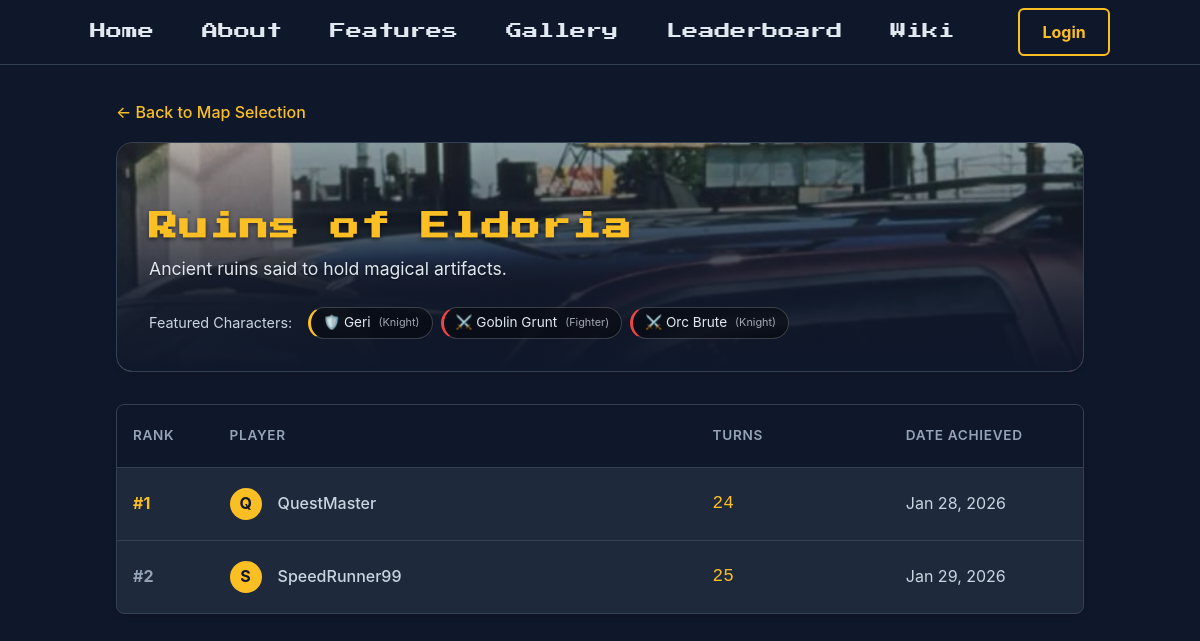
Page /map_leaderboard.php?id=2 on the committed database.
### tables this page shows
CREATE TABLE `maps` (
  `id` int(11) NOT NULL,
  `name` varchar(60) NOT NULL,
  `bg` varchar(255) DEFAULT NULL,
  `description` text DEFAULT NULL,
  `created_at` timestamp NOT NULL DEFAULT current_timestamp()
);

CREATE TABLE `characters` (
  `character_id` int(11) NOT NULL,
  `name` varchar(50) NOT NULL,
  `class_id` int(11) NOT NULL,
  `ally` tinyint(1) DEFAULT 1,
  `base_hp` int(11) NOT NULL,
  `base_str` int(11) NOT NULL,
  `base_dex` int(11) NOT NULL,
  `base_skill` int(11) NOT NULL,
  `base_def` int(11) NOT NULL,
  `base_luck` int(11) NOT NULL,
  `base_move` int(11) NOT NULL,
  `description` text DEFAULT NULL,
  `image_url` varchar(255) DEFAULT NULL
);

CREATE TABLE `classes` (
  `class_id` int(11) NOT NULL,
  `name` varchar(50) NOT NULL,
  `description` text DEFAULT NULL,
  `image_url` varchar(255) DEFAULT NULL
);

CREATE TABLE `scores` (
  `score_id` int(11) UNSIGNED NOT NULL,
  `user_id` int(11) NOT NULL,
  `map_id` int(11) NOT NULL,
  `turns` int(11) NOT NULL,
  `date` datetime DEFAULT current_timestamp()
);

CREATE TABLE `users` (
  `id` int(11) NOT NULL,
  `username` varchar(50) NOT NULL,
  `email` varchar(100) NOT NULL,
  `password` varchar(255) NOT NULL,
  `admin` tinyint(1) NOT NULL DEFAULT 0,
  `reset_token` varchar(100) DEFAULT NULL,
  `reset_token_expires` datetime DEFAULT NULL,
  `created_at` timestamp NOT NULL DEFAULT current_timestamp(),
  `profile_picture` varchar(255) DEFAULT 'uploads/profiles/default.png',
  `api_token` varchar(64) DEFAULT NULL
);

### config.php (called while the page is built, shortened)
<?php
function getDBConnection() {
    $conn = new mysqli(DB_HOST, DB_USER, DB_PASS, DB_NAME, DB_PORT);
    return $conn;
}
function isLoggedIn() {
    return isset($_SESSION['user_id']);
}
function getCurrentUser() {
    if (!isLoggedIn()) {
        return null;
    }
    $conn = getDBConnection();
    $user_id = $_SESSION['user_id'];
    $stmt = $conn->prepare("SELECT id, username, email, profile_picture, admin FROM users WHERE id = ?");
    $stmt->bind_param("i", $user_id);
    $stmt->execute();
    $result = $stmt->get_result();
    $user = $result->fetch_assoc();
    return $user;
}
?>

### map_leaderboard.php (the view, shortened to what this page needs)
<?php
require_once 'config.php';
$user = getCurrentUser();
$conn = getDBConnection();
$currentPage = basename($_SERVER['PHP_SELF']);
$isHomePage = ($currentPage === 'index.php' || $currentPage === '');
$map_id = isset($_GET['id']) ? (int)$_GET['id'] : 0;
$map_stmt = $conn->prepare("SELECT * FROM maps WHERE id = ?");
$map_stmt->bind_param("i", $map_id);
$map_stmt->execute();
$map_info = $map_stmt->get_result()->fetch_assoc();
$derivedFileName = strtolower(str_replace(' ', '_', $map_info['name'])) . '.jpg';
$derivedPath = 'uploads/maps/' . $derivedFileName;
if (file_exists($derivedPath)) {
    $bgImage = $derivedPath;
} elseif (!empty($map_info['bg'])) {
    $bgImage = htmlspecialchars(strpos($map_info['bg'], 'uploads/maps/') !== false ? $map_info['bg'] : 'uploads/maps/' . basename($map_info['bg']));
} else {
    $bgImage = 'uploads/maps/default-map.jpg';
}
$char_sql = "SELECT c.name, cl.name as class_name, c.ally
             FROM map_characters mc
             JOIN characters c ON mc.character_id = c.character_id
             JOIN classes cl ON c.class_id = cl.class_id
             WHERE mc.map_id = ?";
$char_stmt = $conn->prepare($char_sql);
$char_stmt->bind_param("i", $map_id);
$char_stmt->execute();
$chars_result = $char_stmt->get_result();
$score_sql = "SELECT s.turns, s.date, u.username, u.profile_picture
              FROM scores s
              JOIN users u ON s.user_id = u.id
              WHERE s.map_id = ?
              ORDER BY s.turns ASC, s.date DESC LIMIT 50";
$score_stmt = $conn->prepare($score_sql);
$score_stmt->bind_param("i", $map_id);
$score_stmt->execute();
$scores_result = $score_stmt->get_result();
?>
<!DOCTYPE html>
<html lang="en">
<head>
    <link rel="stylesheet" href="styles.css">
</head>
<body>
    <nav class="nav">
        <div class="nav-container">
            <div class="nav-links">
                <?php if (!$isHomePage): ?><a href="index.php#home">Home</a><?php endif; ?>
                <a href="index.php#about">About</a>
                <a href="index.php#features">Features</a>
                <a href="index.php#gallery">Gallery</a>
                <a href="leaderboard.php" class="active">Leaderboard</a>
                <a href="wiki.php">Wiki</a>
                <?php if ($user): ?>
                    <div class="user-menu nav-user-menu">
                        <div class="user-avatar" onclick="toggleUserMenu(event)">
                            <?php if (!empty($user['profile_picture']) && $user['profile_picture'] !== 'uploads/profiles/default.png'): ?>
                                <img src="<?php echo htmlspecialchars($user['profile_picture']); ?>" alt="Profile">
                            <?php else: ?>
                                <?php echo strtoupper(substr($user['username'], 0, 1)); ?>
                            <?php endif; ?>
                        </div>
                        <div class="user-dropdown" id="userDropdown">
                            <div class="user-info">
                                <strong><?php echo htmlspecialchars($user['username']); ?></strong>
                                <span><?php echo htmlspecialchars($user['email']); ?></span>
                            </div>
                            <a href="profile.php">My Profile</a>
                            <?php if (isset($user['admin']) && $user['admin'] == 1): ?>
                                <a href="admin.php" class="admin-link">Admin Dashboard</a>
                            <?php endif; ?>
                            <a href="logout.php">Logout</a>
                        </div>
                    </div>
                <?php else: ?>
                    <a href="login.php" class="btn btn-outline btn-login-desktop">Login</a>
                <?php endif; ?>
            </div>
        </div>
    </nav>
    <div class="map-leaderboard-container">
        <a href="leaderboard.php" class="back-btn">← Back to Map Selection</a>
        <div class="map-header" style="background-image: url('<?php echo $bgImage; ?>');">
            <div class="map-header-overlay"></div>
            <div class="map-header-content">
                <h1 class="map-title"><?php echo htmlspecialchars($map_info['name']); ?></h1>
                <p class="map-desc"><?php echo htmlspecialchars($map_info['description']); ?></p>
                <?php if ($chars_result->num_rows > 0): ?>
                    <div class="char-container">
                        <span class="featured-chars-label">Featured Characters:</span>
                        <?php while($char = $chars_result->fetch_assoc()): ?>
                            <div class="char-tag <?php echo $char['ally'] ? 'char-ally' : 'char-enemy'; ?>">
                                <?php echo $char['ally'] ? '🛡️' : '⚔️'; ?>
                                <?php echo htmlspecialchars($char['name']); ?>
                                <span class="char-class-label">(<?php echo htmlspecialchars($char['class_name']); ?>)</span>
                            </div>
                        <?php endwhile; ?>
                    </div>
                <?php endif; ?>
            </div>
        </div>
        <div class="table-wrapper">
            <?php if ($scores_result->num_rows > 0): ?>
            <table>
                <thead>
                    <tr>
                        <th width="10%">Rank</th>
                        <th width="50%">Player</th>
                        <th width="20%">Turns</th>
                        <th width="20%">Date Achieved</th>
                    </tr>
                </thead>
                <tbody>
                    <?php
                    $rank = 1;
                    while($row = $scores_result->fetch_assoc()):
                        $rankClass = $rank <= 3 ? "rank-$rank" : "";
                    ?>
                    <tr>
                        <td class="<?php echo $rankClass; ?>">#<?php echo $rank; ?></td>
                        <td>
                            <div class="user-flex">
                                <div class="avatar">
                                    <?php if (!empty($row['profile_picture']) && $row['profile_picture'] !== 'uploads/profiles/default.png'): ?>
                                        <img src="<?php echo htmlspecialchars($row['profile_picture']); ?>" alt="Profile">
                                    <?php else: ?>
                                        <?php echo strtoupper(substr($row['username'], 0, 1)); ?>
                                    <?php endif; ?>
                                </div>
                                <?php echo htmlspecialchars($row['username']); ?>
                            </div>
                        </td>
                        <td class="score-turns"><?php echo htmlspecialchars($row['turns']); ?></td>
                        <td><?php echo date('M j, Y', strtotime($row['date'])); ?></td>
                    </tr>
                    <?php $rank++; endwhile; ?>
                </tbody>
            </table>
            <?php endif; ?>
        </div>
    </div>
</body>
</html>

### rows in the picture
maps: name "Ruins of Eldoria", description "Ancient ruins said to hold magical artifacts."
characters: name "Geri", class.name "Knight"
characters: name "Goblin Grunt", class.name "Fighter"
characters: name "Orc Brute", class.name "Knight"
scores: user.username "Q", user.username "QuestMaster", turns "24", date "Jan 28, 2026"
scores: user.username "S", user.username "SpeedRunner99", turns "25", date "Jan 29, 2026"
